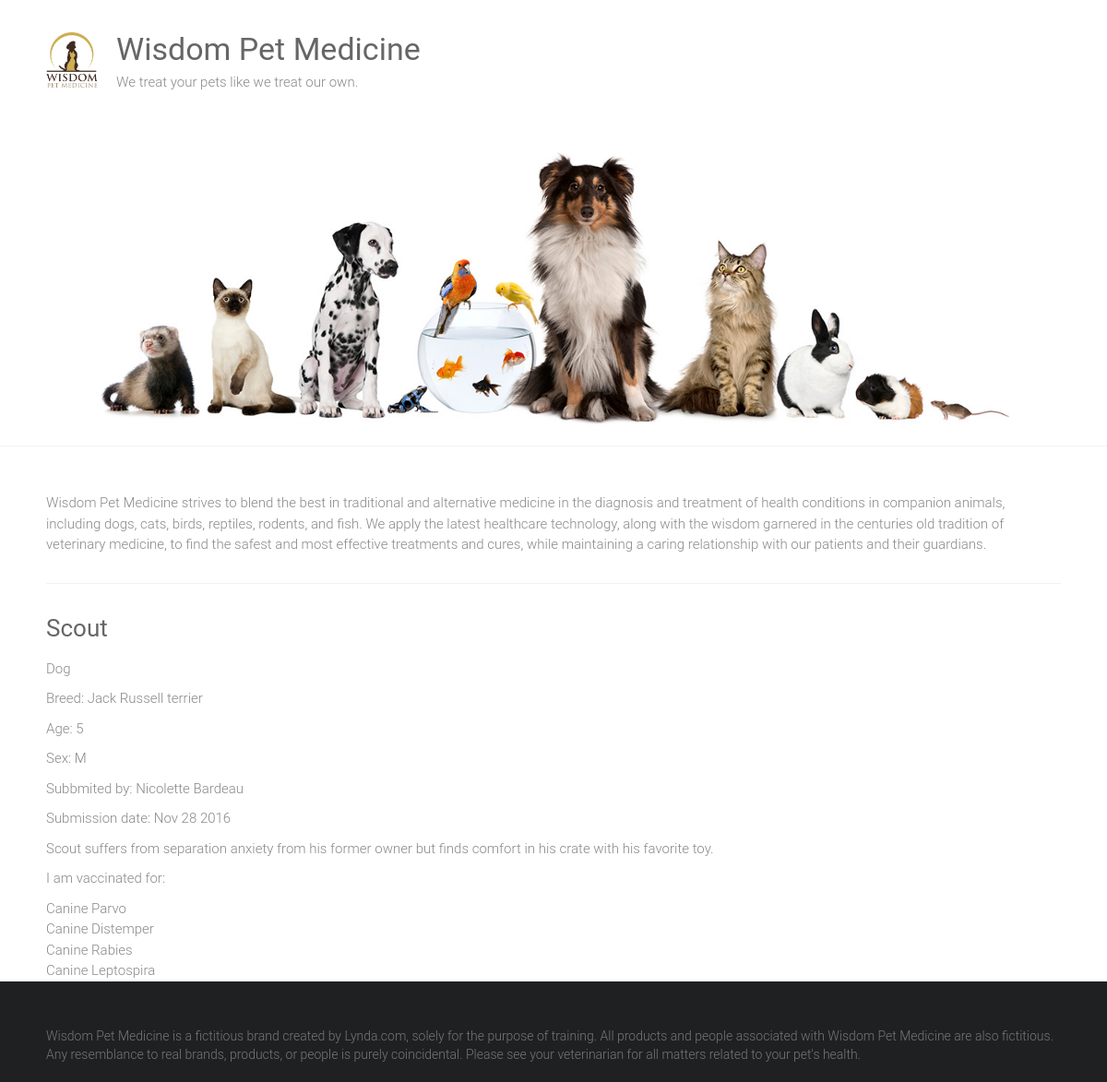
/adoptions/8/, run on the app's committed database.
### adoptions/models.py (models this page shows, shortened)
class Pets(models.Model):
    SEX_CHOICES = [('M', 'Male'), ('F', 'Female')]
    name = models.CharField(max_length=100)
    submitter = models.CharField(max_length=100)
    species = models.CharField(max_length=57)
    breed = models.CharField(max_length=57)
    sex = models.CharField(max_length=1, choices=SEX_CHOICES, blank=True)
    age = models.IntegerField(null=True)
    submission_date = models.DateTimeField()
    description = models.TextField()
    vaccinations = models.ManyToManyField('Vaccines', blank=True)

class Vaccines(models.Model):
    name = models.CharField(max_length=57)

### adoptions/views.py (the view)
# urls.py: path('adoptions/<int:pet_id>/', views.pet_details, name='pet_details')
def pet_details (request, pet_id):
    try:
        pet = Pets.objects.get(id=pet_id)
    except Pets.DoesNotExist:
        raise Http404('Pet does not exist...')
    return render(request, 'pet_details.html', {'pet': pet,})

### adoptions/templates/pet_details.html
{% extends 'base.html' %}
{%block content%}
<div class="petname">
    <h3>{{ pet.name|capfirst }}</h3>
</div>
<p>{{ pet.species }}</p>
{% if pet.breed %}
<p>Breed: {{ pet.breed }}</p>
{% endif %}
{% if pet.age %}
<p>Age: {{ pet.age }}</p>
{% endif %}
{% if pet.sex %}
<p>Sex: {{ pet.sex }}</p>
{% endif %}
<p>Subbmited by: {{ pet.submitter }}</p>
<p>Submission date: {{ pet.submission_date|date:"M d Y" }}</p>
<p>{{ pet.description }}</p>
{% if pet.vaccinations.all %}
<p>I am vaccinated for:</p>
<ul>
    {% for vac in pet.vaccinations.all %}
    <li>{{ vac.name }}</li>
    {% endfor %}
</ul>
{% endif %}
{%endblock%}

### static/style.css (style rules this page uses)
html, body, div, span, applet, object, iframe, h1, h2, h3, h4, h5, h6, p, blockquote, pre, a, abbr, acronym, address, big, cite, code, del, dfn, em, font, ins, kbd, q, s, samp, small, strike, strong, sub, sup, tt, var, dl, dt, dd, ol, ul, li, fieldset, form, label, legend, table, caption, tbody, tfoot, thead, tr, th, td { border: 0; font: inherit; font-size: 100%; font-style: inherit; font-weight: inherit; margin: 0; outline: 0; padding: 0; vertical-align: baseline; }
html { overflow-y: scroll; -webkit-text-size-adjust: 100%; -ms-text-size-adjust: 100%; }
h1, h2, h3, h4, h5, h6 { color: #666666; line-height: 1.4; padding-bottom: 15px; font-weight: normal; }
h3 { font-size: 26px; }
body, button, input, select, textarea { color: #888888; font-size: 15px; line-height: 1.5; font-family: 'Roboto', sans-serif; font-weight: 300; }
p { color: #888888; font-size: 15px; line-height: 1.5; margin-bottom: 15px; font-weight: 300; }
ul, ol { list-style: none; }
body { background: #f2f2f2; }
body { padding-top: 30px; padding-bottom: 30px; }
body.wide { padding-top: 0; padding-bottom: 0; }
.single-page p { margin-bottom: 10px; }

### data on the page
Pets: name "Scout", species "Dog", breed "Jack Russell terrier", age "5", sex "M", submitter "Nicolette Bardeau", submission_date "Nov 28 2016", description "Scout suffers from separation anxiety from his former owner but finds comfort in his crate with his favorite toy."
Vaccines: name "Canine Parvo"
Vaccines: name "Canine Distemper"
Vaccines: name "Canine Rabies"
Vaccines: name "Canine Leptospira"
